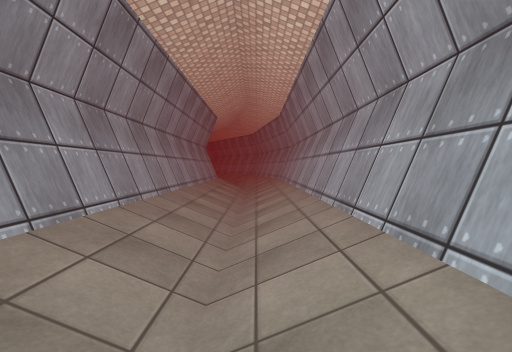
view 1 (above)

16 first-person views from a walk through a 3-D level made in the Unity game engine. The camera is 1.4 m above the floor, tilts 2° down and sees 90° across. The floor is counted in squares, 2 m on a side. Each view is taken from the middle of a square. On the plan, view 1 faces up. The plan holds only what a view shows up to about 9 squares ahead; the rest is blank. The place goes on beyond the plan. The player character is not drawn. Some surface patterns are stand-ins.

view 2
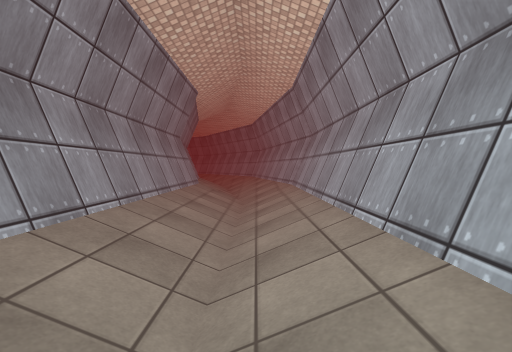

view 3
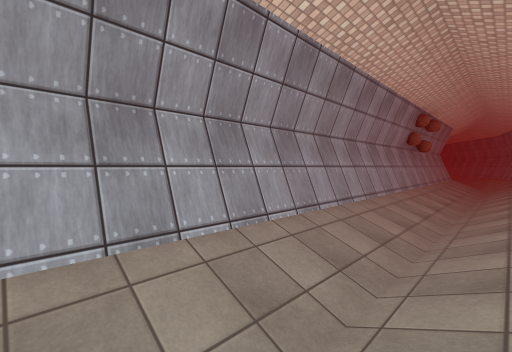

view 4
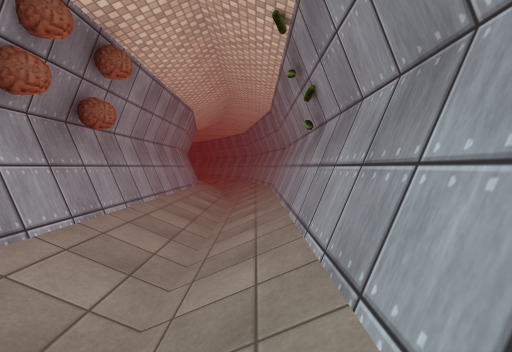

view 5
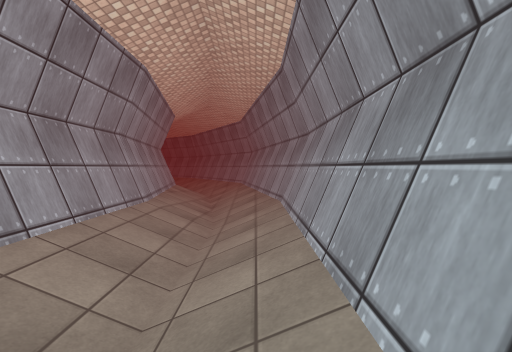

view 6
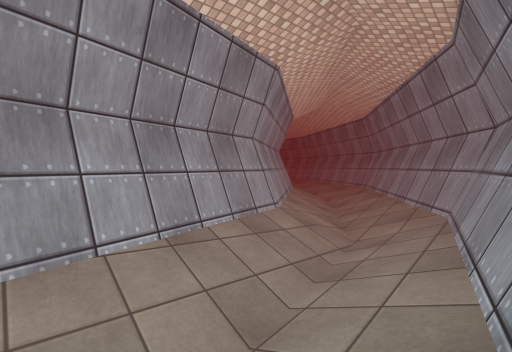

view 7
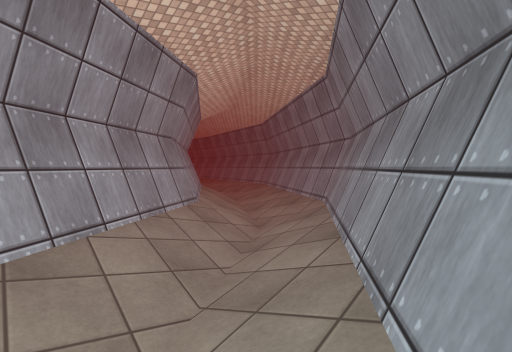

view 8
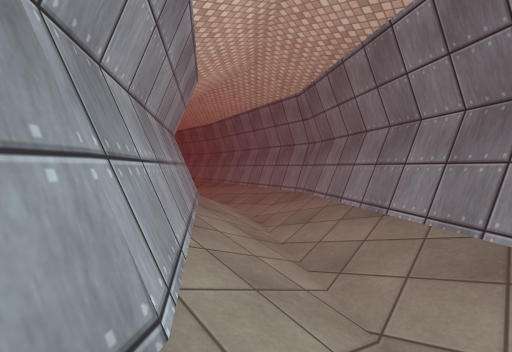

view 9
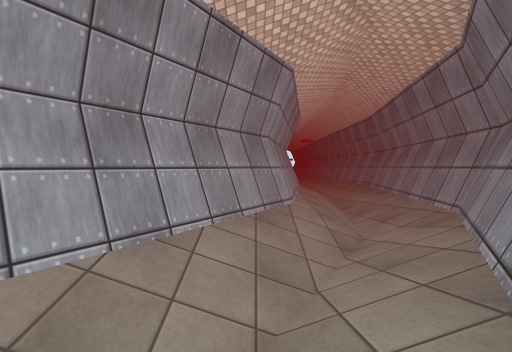

view 10
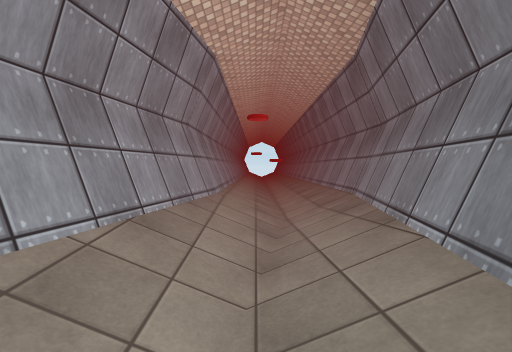

view 11
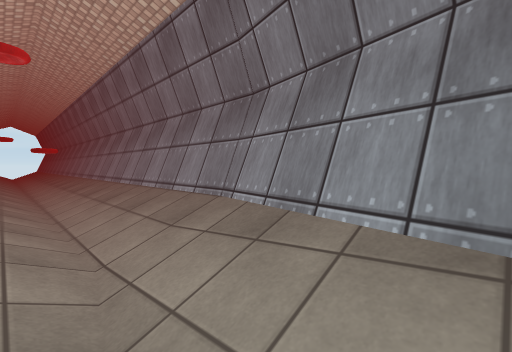

view 12
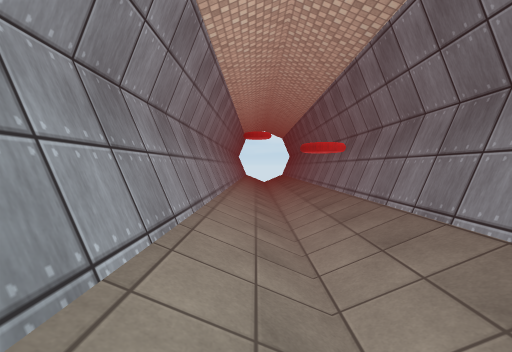

view 13
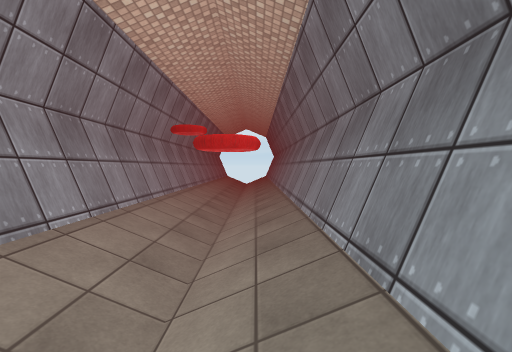

view 14
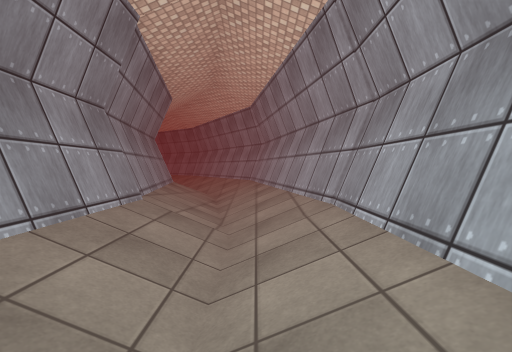

view 15
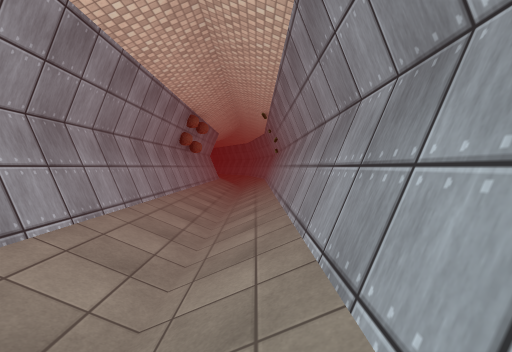

view 16
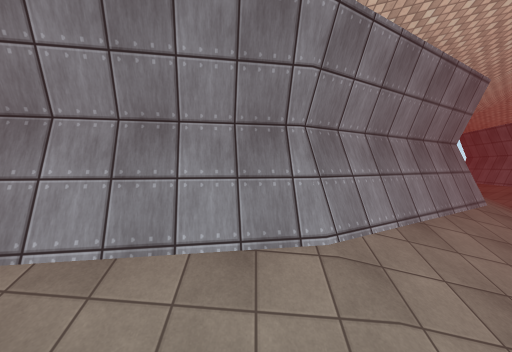

### Floor plan
Key: @ floor where view 1 was taken; # wall or solid block; . floor; / step, stairs or slope; O other object.
Columns run from 3 left of view 1 to 22 right of it. Each row starts with its distance up from view 1.
 14 #//#
 13 #//##
 12 ##./#
 11  #//#
 10  #//#
  9  #//#
  8  #//#
  7  #//#
  6  #//#
  5  #//#
  4  #//#
  3  #//#
  2  #//#
  1  #//#
  0  #/@#
 -1  #//#
 -2  #//#
 -3  #//#
 -4  #//#
 -5  #//#
 -6  #//#
 -7  #//#
 -8  #//#
 -9  #//#
-10  #//##
-11  ##./#
-12   #//#
-13   #//##
-14   #///#
-15   ##//##
-16    ##//##
-17     #///###
-18     ##////###
-19      ###////##############
-20        ##///./////////////
-21         ####////////O/////
-22            ###############

Positions as (right, up) in squares from view 1, and headings:
1: (0, 0), facing up
2: (0, 3), facing up
3: (-1, 4), facing down-right
4: (-1, -2), facing down
5: (-1, -5), facing down
6: (-1, -10), facing down-right
7: (0, -14), facing down-right
8: (3, -16), facing down-right
9: (3, -18), facing right
10: (7, -20), facing right
11: (9, -20), facing down-right
12: (14, -20), facing right
13: (15, -21), facing right
14: (0, 6), facing up
15: (-1, 3), facing down
16: (0, 12), facing left
